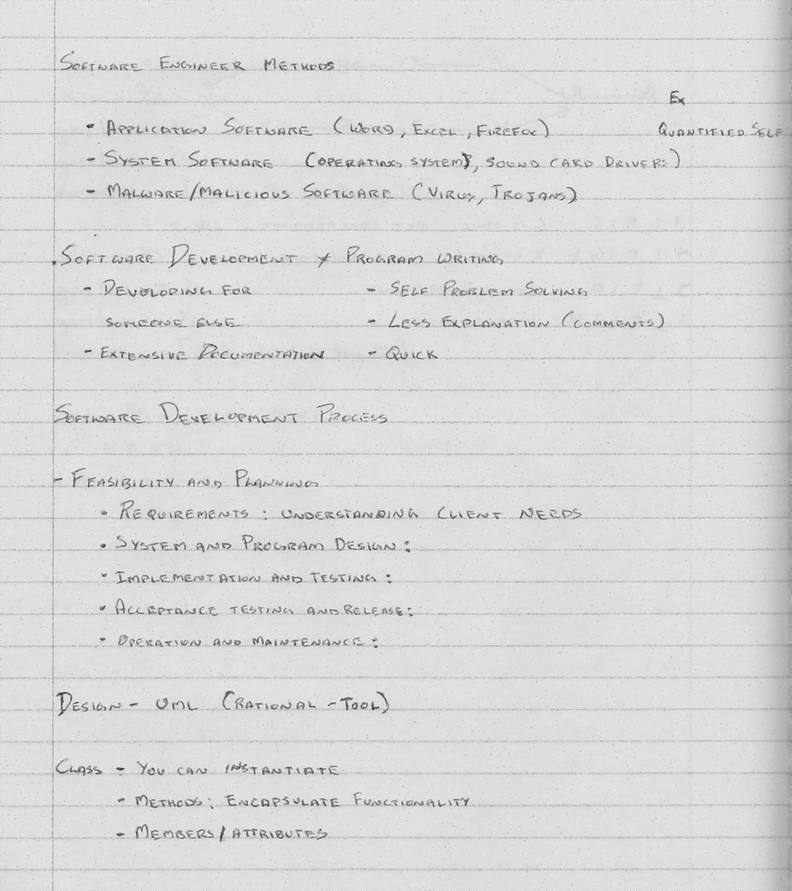
#> input picture Recognition/data/greyscale-after - Copy.png, 792 x 891 px, shrunk from 2056 x 2312 before the run, found by its file name
$ python medianfiltering.py
#> lines starting #> are read from the running program, lines starting #| are printed output that depends on the picture
# -*- coding: utf-8 -*-
"""
Created on Sun Oct 14 13:54:04 2018

@author: June
"""

from PIL import Image
import numpy as np
import matplotlib.pyplot as plt

im = Image.open('greyscale-after - Copy.png').convert('L')
#> im is the input picture: PIL image 792x891 L; min 51, max 247, mean 216.9
im.save('greyscale-before.png')
width, height = im.size
#> width = 792; height = 891

data = np.asarray(im)
#data = np.pad(data, ((1,1),(1,1)), 'constant')
#print(data)
plt.matshow(data)
plt.show()

def denoise(array, height, width):
#> called with height = 891, width = 792
    tempData = array.copy()
    for k in range (height - 2):
        for j in range(width - 2):
            s1 = np.asarray([data[k][j:3+j], data[k+1][j:3+j], data[k+2][j:3+j]])
            s2 = s1.copy()
            s2 = s2.ravel()
            s2.sort()
            s1[1][1] = s2[4]
            tempData[k+1][j+1] = s2[4]

    return tempData

data2 = denoise(data, im.height, im. width)
img = Image.fromarray(data2)
img.save('greyscale-after.png')

plt.matshow(data2)
plt.show()

def edgeDetection(array, matrix_hor, matrix_ver, height, width):
#> called with matrix_hor = array of shape (3, 3), matrix_ver = array of shape (3, 3), height = 891, width = 792
    tempData = array.copy()
    tempData = np.pad(tempData, ((1,1),(1,1)), 'constant')
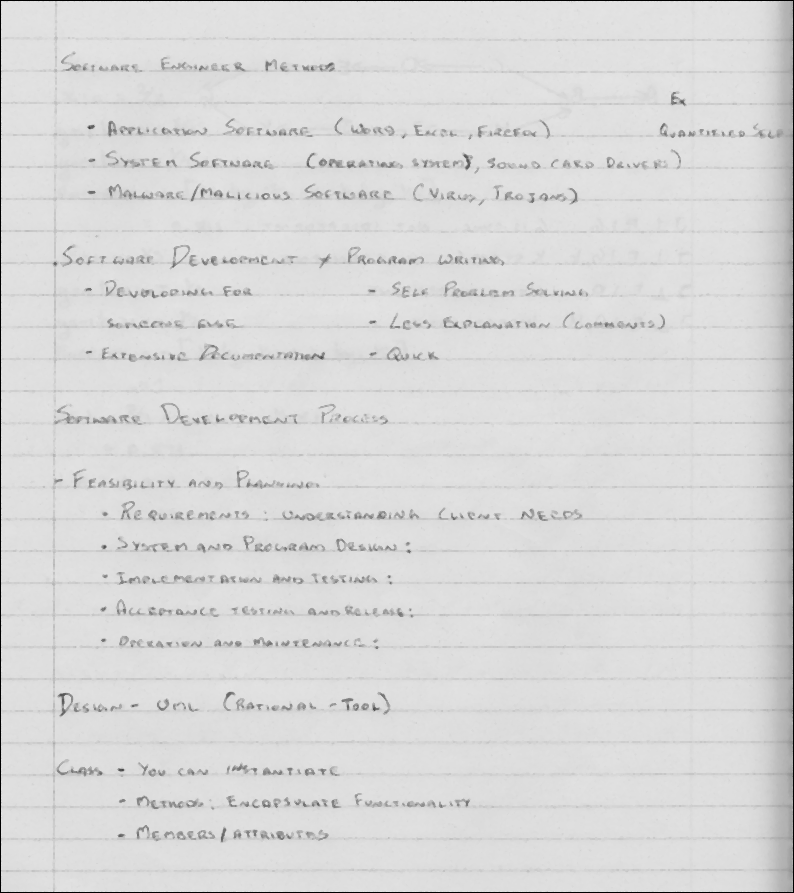
#> tempData: shape (893, 794); min 0, max 236, mean 216.7
    num = 0

    for k in range (height - 2):
        for j in range(width - 2):
            s1 = np.asarray([data[k][j:3+j], data[k+1][j:3+j], data[k+2][j:3+j]])
            x = np.dot(s1.ravel(), matrix_hor.ravel())
            y = np.dot(s1.ravel(), matrix_ver.ravel())

            num = np.sqrt((x * x) + (y * y))
            tempData[k+1][j+1] = num
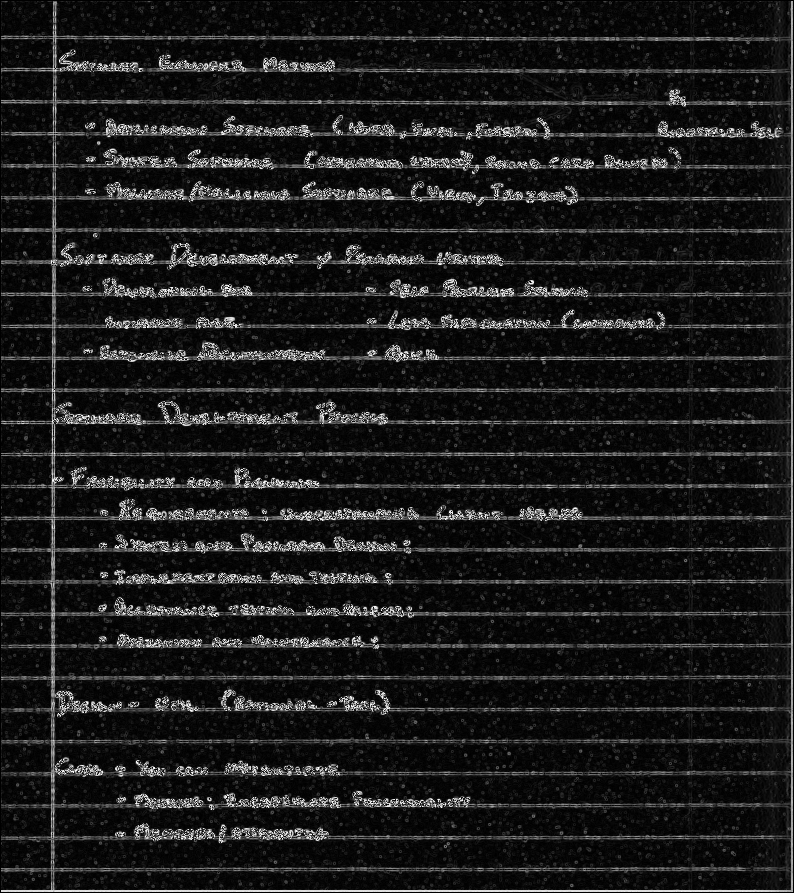
#> tempData: shape (893, 794); min 0, max 255, mean 26.8

    return tempData

matrix_hor = np.array([[1, 0, -1], [2, 0, -2], [1, 0, -1]], np.int32)
matrix_ver = np.array([[1, 2, 1], [0, 0, 0], [-1, -2, -1]], np.int32)
data3 = edgeDetection(data2, matrix_hor, matrix_ver, im.height, im.width)

plt.matshow(data3)
plt.show()

img2 = Image.fromarray(data3)
img2.save('edge.png')
